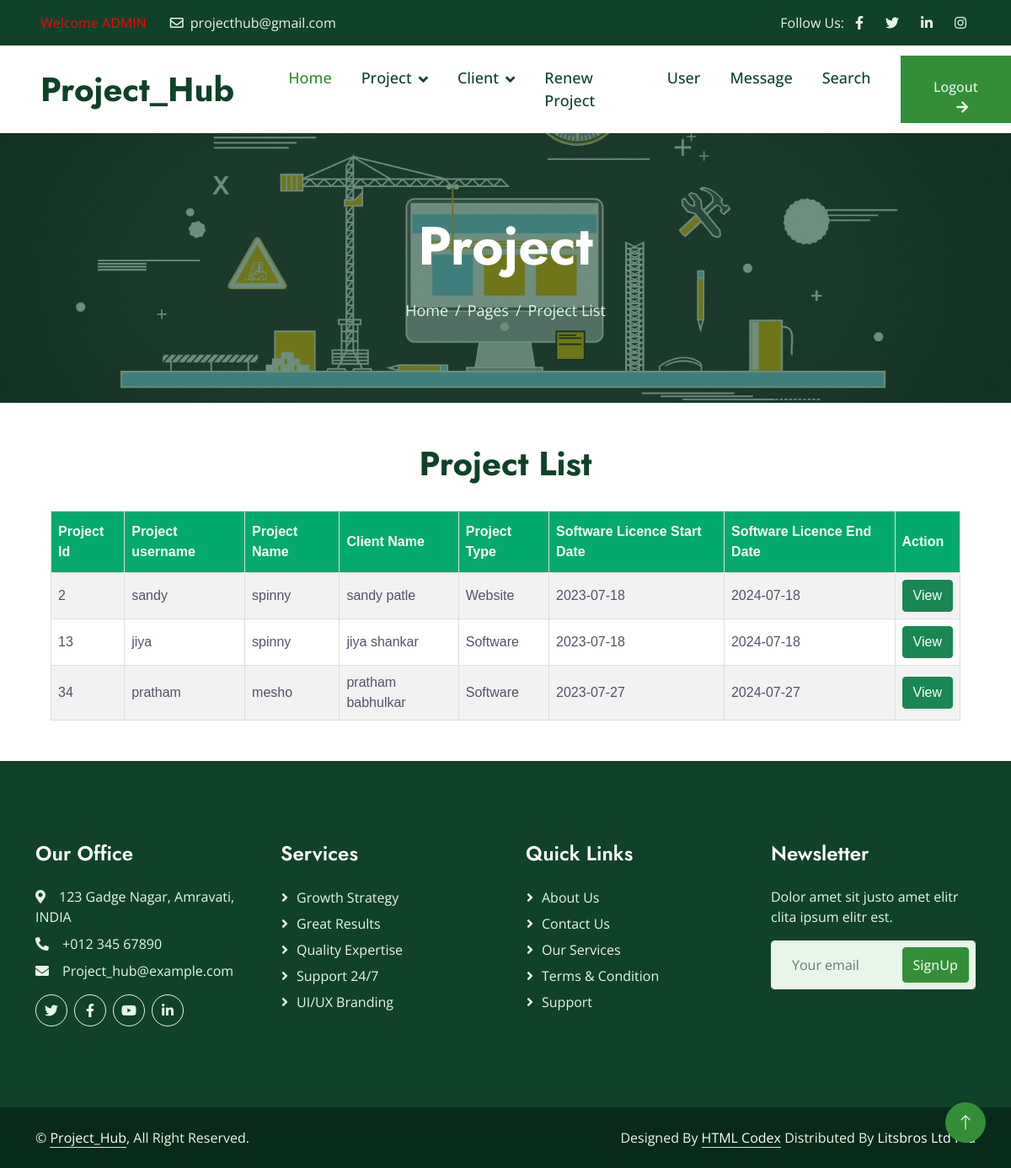
/adminproject-list/, run on the app's committed database.
### homepage/models.py (models this page shows)
class Project(models.Model):
    project_username = models.CharField(max_length=200)
    project_id = models.IntegerField(default=1, primary_key=True)
    project_name = models.CharField(max_length=200)
    project_clientname = models.CharField(max_length=200)
    project_technology = models.CharField(max_length=200)
    project_team = models.CharField(max_length=200)
    project_info = models.CharField(max_length=500)
    project_type = models.CharField(max_length=100)
    project_image = models.ImageField()
    project_link = models.CharField(max_length=200)
    project_startdate = models.CharField(max_length=100)
    project_enddate = models.CharField(max_length=200)
    project_validity = models.CharField(max_length=200)
    project_dcost = models.IntegerField(default=1)
    project_rcost = models.IntegerField(default=1)

### homepage/views.py (the view)
# urls.py: path('adminproject-list/', views.adminprojectlist, name='Admin Project List'),
def adminprojectlist(request):
    x = Project.objects.all()
    return render(request, 'adminproject_projectlist.html',{'projectlist':x})

### templates/adminproject_projectlist.html (shortened to what this page needs)
{% include "header.html" %}
{% include "adminnavbar.html" %}
    <div class="container-fluid page-header py-5 mb-5 wow fadeIn" data-wow-delay="0.1s">
        <div class="container text-center py-5">
            <h1 class="display-3 text-white mb-4 animated slideInDown">Project </h1>
            <nav aria-label="breadcrumb animated slideInDown">
                <ol class="breadcrumb justify-content-center mb-0">
                    <li class="breadcrumb-item"><a href="#">Home</a></li>
                    <li class="breadcrumb-item"><a href="#">Pages</a></li>
                    <li class="breadcrumb-item active" aria-current="page">Project List</li>
                </ol>
            </nav>
        </div>
    </div>
        <!DOCTYPE html>
            <html>
            <head>
            </head>
            <body>
            <center>
                <h1> Project List </h1>
                <br>
            <table id="customers">
              <tr>
                  <th>Project Id</th>
                  <th>Project username</th>
                <th>Project Name</th>
                <th>Client Name</th>
                <th>Project Type</th>
                <th>Software Licence Start Date</th>
                <th>Software Licence End Date</th>
                <th>Action</th>
              </tr>
                {% for n in projectlist %}
              <tr>
                <td>{{n.project_id}}</td>
                <td>{{n.project_username}}</td>
                <td>{{n.project_name}}</td>
                <td>{{n.project_clientname}}</td>
                <td>{{n.project_type}}</td>
                <td>{{n.project_startdate}}</td>
                <td>{{n.project_enddate}}</td>
                <td><a href="/project-singlerecord/{{n.project_id}}/" class="btn btn-success"> View </a> </td>
              </tr>
               {% endfor %}
            </table>
                </center>
            </body>
            </html>
{% include "footer.html" %}

### templates/header.html (shortened to what this page needs)
<!DOCTYPE html>
<html lang="en">
<head>
    <link href="https://cdnjs.cloudflare.com/ajax/libs/font-awesome/5.10.0/css/all.min.css" rel="stylesheet">
    <link href="https://cdn.jsdelivr.net/npm/bootstrap-icons@1.4.1/font/bootstrap-icons.css" rel="stylesheet">
    <link href="/static/lib/animate/animate.min.css" rel="stylesheet">
    <link href="/static/lib/owlcarousel/assets/owl.carousel.min.css" rel="stylesheet">
    <link href="/static/lib/lightbox/css/lightbox.min.css" rel="stylesheet">
    <link href="/static/css/bootstrap.min.css" rel="stylesheet">
    <link href="/static/css/style.css" rel="stylesheet">
</head>

### templates/adminnavbar.html (shortened to what this page needs)
<body>
    <div class="container-fluid bg-dark text-light px-0 py-2">
        <div class="row gx-0 d-none d-lg-flex">
            <div class="col-lg-7 px-5 text-start">
                <div class="h-100 d-inline-flex align-items-center me-4">
                    <span style="color:red;"> Welcome ADMIN </span>
                </div>
                <div class="h-100 d-inline-flex align-items-center">
                    <span class="far fa-envelope me-2"></span>
                    <span>projecthub@gmail.com</span>
                </div>
            </div>
            <div class="col-lg-5 px-5 text-end">
                <div class="h-100 d-inline-flex align-items-center mx-n2">
                    <span>Follow Us:</span>
                    <a class="btn btn-link text-light" href=""><i class="fab fa-facebook-f"></i></a>
                    <a class="btn btn-link text-light" href=""><i class="fab fa-twitter"></i></a>
                    <a class="btn btn-link text-light" href=""><i class="fab fa-linkedin-in"></i></a>
                    <a class="btn btn-link text-light" href=""><i class="fab fa-instagram"></i></a>
                </div>
            </div>
        </div>
    </div>
    <nav class="navbar navbar-expand-lg bg-white navbar-light sticky-top p-0">
        <a href="index.html" class="navbar-brand d-flex align-items-center px-4 px-lg-5">
            <h1 class="m-0">Project_Hub</h1>
        </a>
        <div class="collapse navbar-collapse" id="navbarCollapse">
            <div class="navbar-nav ms-auto p-4 p-lg-0">
                <a href="/admin-index" class="nav-item nav-link active">Home</a>
                <div class="nav-item dropdown">
                    <a href="admin-project" class="nav-link dropdown-toggle" data-bs-toggle="dropdown">Project</a>
                </div>
                 <div class="nav-item dropdown">
                    <a href="admin-project" class="nav-link dropdown-toggle" data-bs-toggle="dropdown">Client</a>
                </div>
                <a href="/adminrenew-project" class="nav-item nav-link">Renew Project</a>
                <a href="/user-reglist" class="nav-item nav-link">User</a>
                <a href="/message-page" class="nav-item nav-link">Message</a>
                <a href="#" class="nav-item nav-link">Search </a>
            </div>
            <a href="" class="btn btn-primary py-4 px-lg-4 rounded-0 d-none d-lg-block">Logout<i class="fa fa-arrow-right ms-3"></i></a>
        </div>
    </nav>

### templates/footer.html (shortened to what this page needs)
    <div class="container-fluid bg-dark text-light footer mt-5 py-5 wow fadeIn" data-wow-delay="0.1s">
        <div class="container py-5">
            <div class="row g-5">
                <div class="col-lg-3 col-md-6">
                    <h4 class="text-white mb-4">Our Office</h4>
                    <p class="mb-2"><i class="fa fa-map-marker-alt me-3"></i>123 Gadge Nagar, Amravati, INDIA</p>
                    <p class="mb-2"><i class="fa fa-phone-alt me-3"></i>+012 345 67890</p>
                    <p class="mb-2"><i class="fa fa-envelope me-3"></i>Project_hub@example.com</p>
                    <div class="d-flex pt-2">
                        <a class="btn btn-square btn-outline-light rounded-circle me-2" href=""><i class="fab fa-twitter"></i></a>
                        <a class="btn btn-square btn-outline-light rounded-circle me-2" href=""><i class="fab fa-facebook-f"></i></a>
                        <a class="btn btn-square btn-outline-light rounded-circle me-2" href=""><i class="fab fa-youtube"></i></a>
                        <a class="btn btn-square btn-outline-light rounded-circle me-2" href=""><i class="fab fa-linkedin-in"></i></a>
                    </div>
                </div>
                <div class="col-lg-3 col-md-6">
                    <h4 class="text-white mb-4">Services</h4>
                    <a class="btn btn-link" href="">Growth Strategy</a>
                    <a class="btn btn-link" href="">Great Results</a>
                    <a class="btn btn-link" href="">Quality Expertise</a>
                    <a class="btn btn-link" href="">Support 24/7</a>
                    <a class="btn btn-link" href="">UI/UX Branding</a>
                </div>
                <div class="col-lg-3 col-md-6">
                    <h4 class="text-white mb-4">Quick Links</h4>
                    <a class="btn btn-link" href="">About Us</a>
                    <a class="btn btn-link" href="">Contact Us</a>
                    <a class="btn btn-link" href="">Our Services</a>
                    <a class="btn btn-link" href="">Terms & Condition</a>
                    <a class="btn btn-link" href="">Support</a>
                </div>
                <div class="col-lg-3 col-md-6">
                    <h4 class="text-white mb-4">Newsletter</h4>
                    <p>Dolor amet sit justo amet elitr clita ipsum elitr est.</p>
                    <div class="position-relative w-100">
                        <input class="form-control bg-light border-light w-100 py-3 ps-4 pe-5" type="text" placeholder="Your email">
                        <button type="button" class="btn btn-primary py-2 position-absolute top-0 end-0 mt-2 me-2">SignUp</button>
                    </div>
                </div>
            </div>
        </div>
    </div>
    <div class="container-fluid copyright py-4">
        <div class="container">
            <div class="row">
                <div class="col-md-6 text-center text-md-start mb-3 mb-md-0">
                    &copy; <a class="border-bottom" href="#">Project_Hub</a>, All Right Reserved.
                </div>
                <div class="col-md-6 text-center text-md-end">
                    Designed By <a class="border-bottom" href="https://htmlcodex.com">HTML Codex</a> Distributed By <a href="https://themewagon.com">Litsbros Ltd Ptd</a>
                </div>
            </div>
        </div>
    </div>
    <a href="#" class="btn btn-lg btn-primary btn-lg-square rounded-circle back-to-top"><i class="bi bi-arrow-up"></i></a>
</body>
</html>

### static/css/style.css (style rules this page uses)
:root { --primary: #348E38; --secondary: #525368; --light: #E8F5E9; --dark: #0F4229; }
.back-to-top { position: fixed; display: none; right: 30px; bottom: 30px; z-index: 99; }
h1, .h1, h2, .h2, .fw-bold { font-weight: 700 !important; }
h3, .h3, h4, .h4, .fw-medium { font-weight: 600 !important; }
.btn { transition: .5s; font-weight: 500; }
.btn-primary, .btn-outline-primary:hover { color: var(--light); }
.btn-square { width: 38px; height: 38px; }
.btn-lg-square { width: 48px; height: 48px; }
.btn-square, .btn-sm-square, .btn-lg-square { padding: 0; display: flex; align-items: center; justify-content: center; font-weight: normal; }
.navbar.sticky-top { top: -100px; transition: .5s; }
.navbar .navbar-brand, .navbar a.btn { height: 80px }
.navbar .navbar-nav .nav-link { margin-right: 35px; padding: 25px 0; color: var(--dark); font-size: 18px; font-weight: 500; outline: none; }
.navbar .navbar-nav .nav-link:hover, .navbar .navbar-nav .nav-link.active { color: var(--primary); }
.navbar .dropdown-toggle::after { border: none; content: "\f107"; font-family: "Font Awesome 5 Free"; font-weight: 900; vertical-align: middle; margin-left: 8px; }
.page-header { background: linear-gradient(rgba(15, 66, 41, .6), rgba(15, 66, 41, .6)), url(../img/carousel-3.jpg) center center no-repeat; background-size: cover; }
.page-header .breadcrumb-item+.breadcrumb-item::before { color: var(--light); }
.page-header .breadcrumb-item, .page-header .breadcrumb-item a { font-size: 18px; color: var(--light); }
.footer .btn.btn-link { display: block; margin-bottom: 5px; padding: 0; text-align: left; color: var(--light); font-weight: normal; text-transform: capitalize; transition: .3s; }
.footer .btn.btn-link::before { position: relative; content: "\f105"; font-family: "Font Awesome 5 Free"; font-weight: 900; margin-right: 10px; }
.copyright { color: var(--light); background: #072A19; }
.copyright a { color: #FFFFFF; }

### templates/adminproject_projectlist.html (style rules this page uses)
#customers { font-family: Arial, Helvetica, sans-serif; border-collapse: collapse; width: 90%; }
#customers td, #customers th { border: 1px solid #ddd; padding: 8px; }
#customers tr:nth-child(even) { background-color: #f2f2f2; }
#customers th { padding-top: 12px; padding-bottom: 12px; text-align: left; background-color: #04AA6D; color: white; }

### data on the page
Project: project_id "2", project_username "sandy", project_name "spinny", project_clientname "sandy patle", project_type "Website", project_startdate "2023-07-18", project_enddate "2024-07-18"
Project: project_id "13", project_username "jiya", project_name "spinny", project_clientname "jiya shankar", project_type "Software", project_startdate "2023-07-18", project_enddate "2024-07-18"
Project: project_id "34", project_username "pratham", project_name "mesho", project_clientname "pratham babhulkar", project_type "Software", project_startdate "2023-07-27", project_enddate "2024-07-27"
